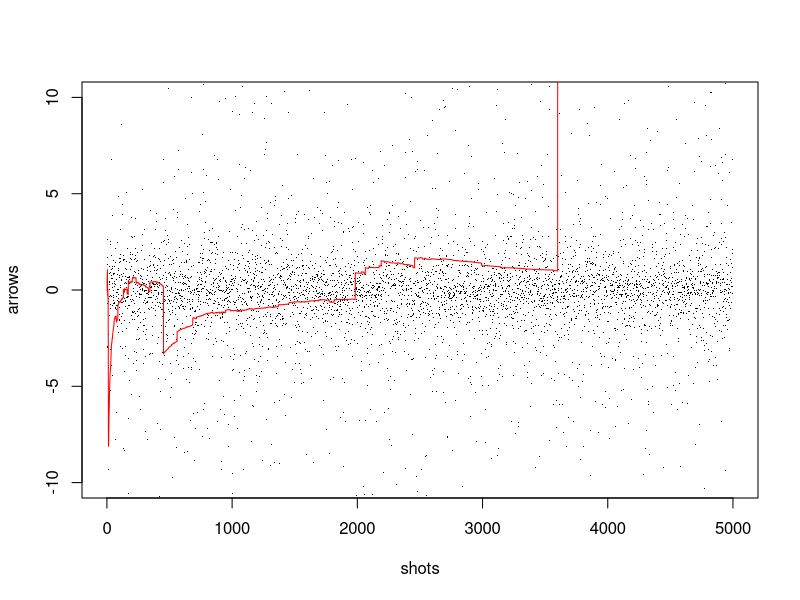
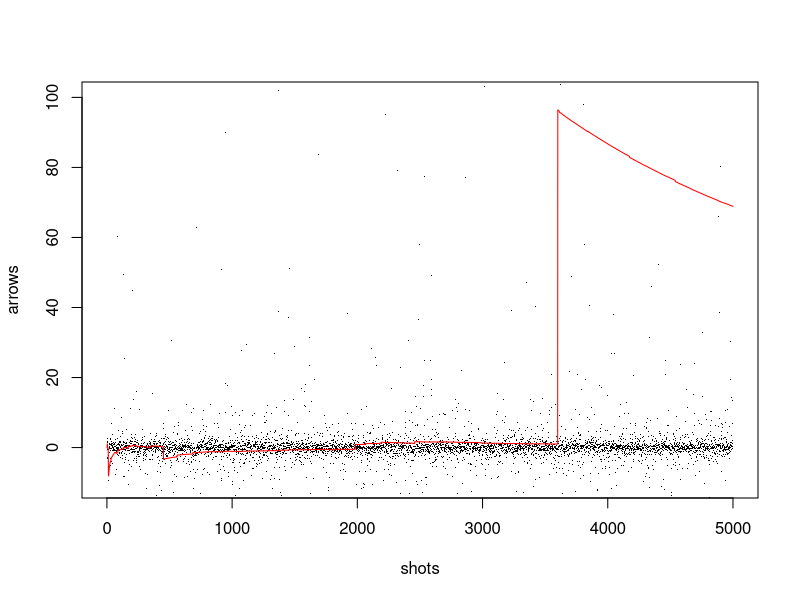
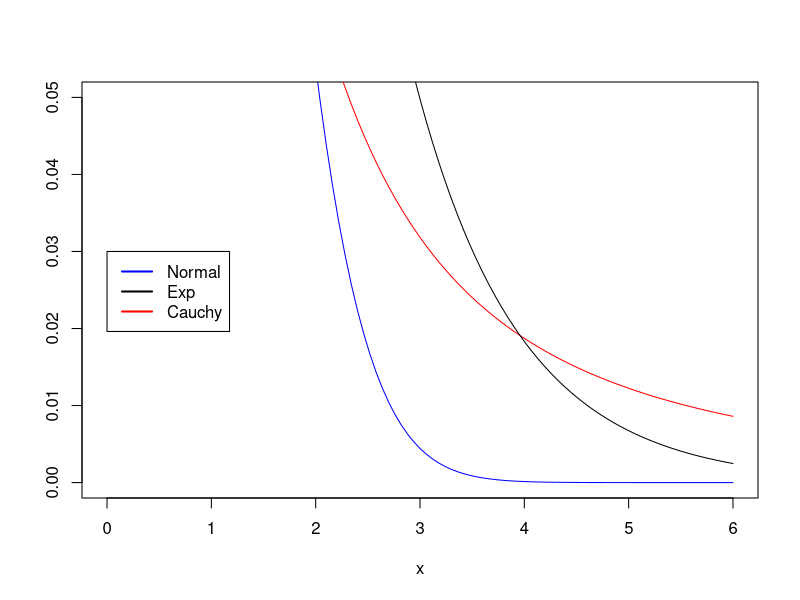

The R script that drew these images, in order:
## ---- chunk 1
set.seed(pi)
N <- 5000
shots <- 1:N
arrows <- rcauchy(N)
means <- cumsum(arrows) / shots
summary(means)
plot(shots, arrows, pch = ".", ylim = c(-10, 10))
points(shots, means, type = "l", col = "red")
plot(shots, arrows, pch = ".", ylim = c(-10, 100))
points(shots, means, type = "l", col = "red")


## ---- chunk 2
# Plot right tails of distributions
low <- 0; high <- 6
curve(dnorm,from = low, to = high, ylim = c(0, .05), col = "blue", ylab = " ", add = FALSE) 
curve(dcauchy,from = low, to = high, col = "red", add = TRUE) 
curve(dexp,from = low, to = high, col = "black", add = TRUE) 

legend(0,0.03, c("Normal", "Exp", "Cauchy"), 
  lty=c(1,1,1), # symbols (lines)
  lwd=c(2,2,2), col=c("blue", "black", "red"))
